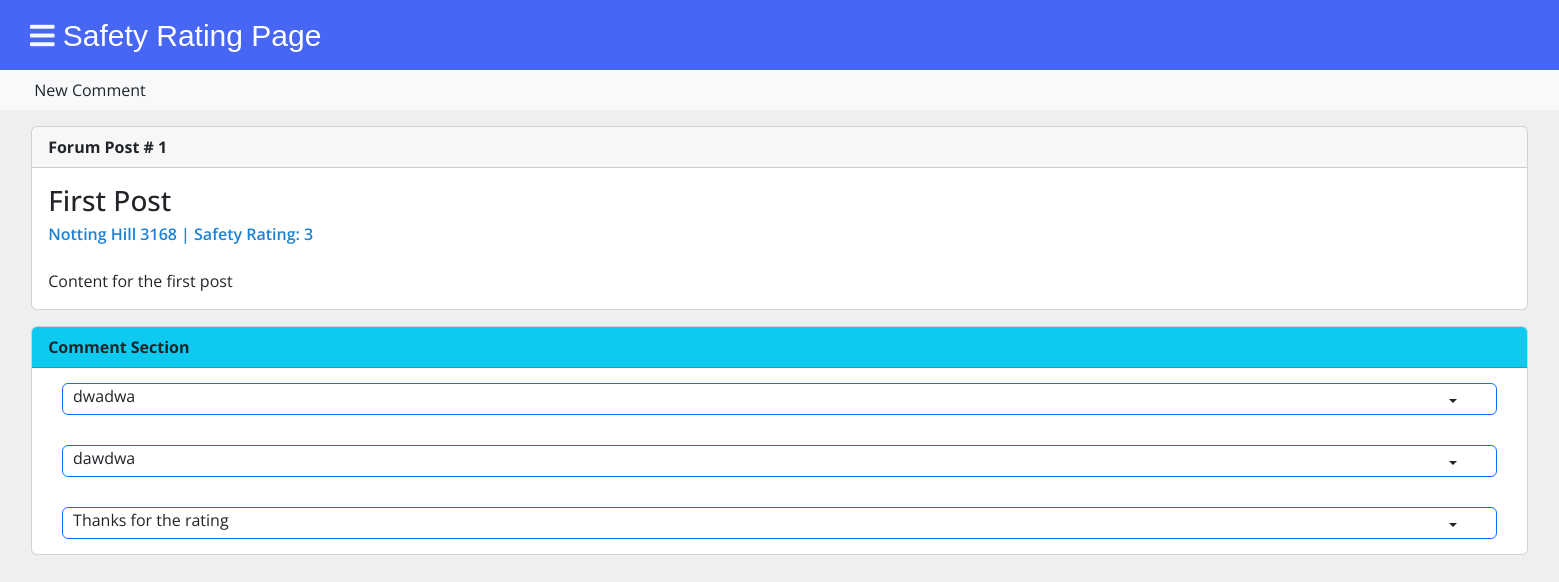
/rating/1, run on the app's committed database.
### tables this page shows
CREATE TABLE posts (
    id INTEGER PRIMARY KEY AUTOINCREMENT,
    created TIMESTAMP NOT NULL DEFAULT CURRENT_TIMESTAMP,
    title TEXT NOT NULL,
    suburb TEXT NOT NULL,
    rating INTEGER NOT NULL,
    content TEXT NOT NULL
);

CREATE TABLE comments(
    commentid INTEGER PRIMARY KEY AUTOINCREMENT,
    postid INTEGER NOT NULL,
    comment TEXT NOT NULL,
    FOREIGN KEY (postid) REFERENCES posts (id)
);

### app.py (the view)
@app.route('/rating/<int:post_id>')
def post(post_id):
    post = get_post(post_id)
    conn = get_db_connection()
    comments = conn.execute('SELECT * FROM comments where postid = ?',(post_id,)).fetchall()
    return render_template('post.html', post=post,comments = comments)

### app.py (called while the page is built)
def get_db_connection():
    conn = sqlite3.connect('database.db')
    conn.row_factory = sqlite3.Row
    return conn

def get_post(post_id):
    conn = get_db_connection()
    post = conn.execute('SELECT * FROM posts WHERE id = ?',
                        (post_id,)).fetchone()
    conn.close()
    if post is None:
        abort(404)
    return post

### templates/post.html (shortened to what this page needs)
<link href="https://cdn.jsdelivr.net/npm/bootstrap@5.2.1/dist/css/bootstrap.min.css" rel="stylesheet">
{% extends 'rating.html' %}
{% block content %}
    <nav class="navbar navbar-expand-md navbar-light bg-light">
        <li class="nav-item">
                <a class="nav-link" href="{{url_for('addComment',post_id=post['id'])}}">New Comment</a>
        </li>
    </nav>
    <div class="card">
        <div class="card-header">
            <b>Forum Post # {{post['id']}} </b>
        </div>
        <div class="card-body">
        <h3 class="card-title">{{ post['title'] }}</h3>
        <h6 class = "subpost">{{post['suburb']}} | Safety Rating: {{post['rating']}}</h6>
        <p class="card-text">{{ post['content'] }}</p>
        </div>
    </div>
    <div class = "card" id = "cardforpost">
        <div class ="card-header bg-info" >
            <b>Comment Section</b>
        </div>
        {% for i in comments|reverse %}
        <div class = "cardcontent">
            <div class = "card border-primary">
                <div class = "comment-text">{{i['comment']}} </div>
                <div class="dropdown">
                    <button type="button" class="btn p-0 dropdown-toggle hide-arrow" data-bs-toggle="dropdown" id = "testbutton"></button>
                </div>
        </div>
    </div>
    {%endfor%}
{% endblock %}

### static/css/style2.css (style rules this page uses)
* { list-style: none; text-decoration: none; margin: 0; padding: 0; box-sizing: border-box; font-family: 'Open Sans', sans-serif; }
body { background: #f5f6fa; }
body.active { background-color:#EFEFEF; }
.card { margin-top: 1%; margin-left: 2%; margin-right: 2%; margin-bottom: 1%; }
.nav-item { padding-left: 2.2%; }
.subpost { color:#1b82d7; font-weight:600; }
p { margin-top: 25px; }
.comment-text { padding-left: 10px; width: 1500px; }
#testbutton { transform: translate(1385px,-10px); }

### data on the page
posts: id "1", title "First Post", suburb "Notting Hill 3168", rating "3", content "Content for the first post"
comments: comment "dwadwa"
comments: comment "dawdwa"
comments: comment "Thanks for the rating"
